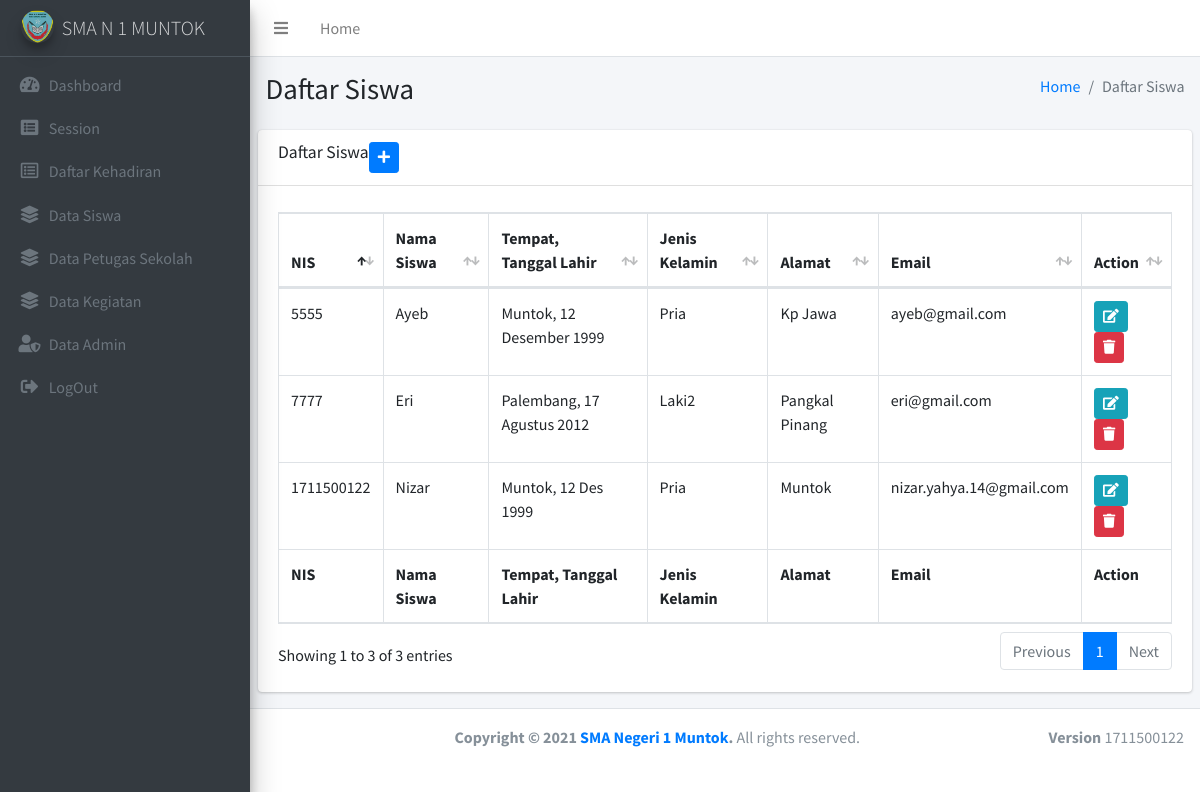
/index.php/siswa, run on the app's committed database.
### tables this page shows
CREATE TABLE `siswa` (
  `id_swa` int(11) NOT NULL,
  `nis` varchar(50) NOT NULL,
  `nama` varchar(100) NOT NULL,
  `email` varchar(100) NOT NULL,
  `password` varchar(50) NOT NULL,
  `ttl` varchar(50) NOT NULL,
  `jeniskelamin` varchar(20) NOT NULL,
  `alamat` varchar(120) NOT NULL
);

### application/controllers/Siswa.php (called while the page is built, shortened)
<?php
class Siswa extends CI_Controller
{
    public function __construct()
    {
        $this->load->model("siswa_model");
    }
    public function index()
    {
        $data["siswas"] = $this->siswa_model->getAll();
        $this->load->view("admin/siswa/listSiswa", $data);
    }
}

### index.php (called while the page is built, shortened)
<?php
require_once BASEPATH.'core/CodeIgniter.php';

### application/models/Siswa_model.php (called while the page is built, shortened)
<?php
class Siswa_model extends CI_Model
{
    private $_table = "siswa";
    public function getAll()
    {
        return $this->db->get($this->_table)->result();
    }
}

### application/views/admin/siswa/listSiswa.php (the view, shortened to what this page needs)
<!DOCTYPE html>
<html>
<head>
</head>
<body class="hold-transition sidebar-mini layout-fixed">
<div class="wrapper">
    <div class="content-wrapper">
        <section class="content-header">
            <div class="container-fluid">
                <div class="row mb-2">
                    <div class="col-sm-6">
                        <h1>Daftar Siswa </h1>
                    </div>
                    <div class="col-sm-6">
                        <ol class="breadcrumb float-sm-right">
                            <li class="breadcrumb-item"><a href="#">Home</a></li>
                            <li class="breadcrumb-item active">Daftar Siswa</li>
                        </ol>
                    </div>
                </div>
            </div>
        </section>
        <section class="content">
            <div class="row">
                <div class="col-12">
                    <div class="card">
                        <div class="card-header">
                            <h3 class="card-title">Daftar Siswa</h3>
                            <a href="<?= site_url('siswa/toadd') ?>" class="btn btn-primary btn-sm" title="tambah data siswa"><i class="fas fa-plus"></i></a>
                        </div>
                        <div class="card-body">
                            <table id="example2" class="table table-bordered table-hover">
                                <thead>
                                    <tr>
                                        <th>NIS </th>
                                        <th>Nama Siswa</th>
                                        <th>Tempat, Tanggal Lahir</th>
                                        <th>Jenis Kelamin</th>
                                        <th>Alamat</th>
                                        <th>Email</th>
                                        <th>Action</th>
                                    </tr>
                                </thead>
                                <tbody>
                                    <?php foreach ($siswas as $siswa): ?>
                                    <tr>
                                        <td><?= $siswa->nis ?></td>
                                        <td><?= $siswa->nama ?></td>
                                        <td><?= $siswa->ttl ?></td>
                                        <td><?= $siswa->jeniskelamin ?></td>
                                        <td><?= $siswa->alamat ?></td>
                                        <td><?= $siswa->email ?></td>
                                        <td>
                                            <a href="<?= site_url('siswa/toedit/'.$siswa->id_swa) ?>" class="btn btn-info btn-sm" title="edit"><i class="fas fa-edit"></i></a>
                                            <a href="<?= site_url('siswa/delete/'.$siswa->id_swa) ?>" class="btn btn-danger btn-sm" title="delete"><i class="fas fa-trash"></i></a>
                                        </td>
                                    </tr>
                                    <?php endforeach; ?>
                                </tbody>
                                <tfoot>
                                    <tr>
                                    <th>NIS </th>
                                    <th>Nama Siswa</th>
                                    <th>Tempat, Tanggal Lahir</th>
                                   <th>Jenis Kelamin</th>
                                        <th>Alamat</th>
                                        <th>Email</th>
                                        <th>Action</th>
                                    </tr>
                                </tfoot>
                            </table>
                        </div>
                    </div>
                </div>
            </div>
        </section>
    </div>
</body>
</html>

### data on the page
siswa: nis "5555", nama "Ayeb", ttl "Muntok, 12 Desember 1999", jeniskelamin "Pria", alamat "Kp Jawa", email "ayeb@gmail.com"
siswa: nis "7777", nama "Eri", ttl "Palembang, 17 Agustus 2012", jeniskelamin "Laki2", alamat "Pangkal Pinang", email "eri@gmail.com"
siswa: nis "1711500122", nama "Nizar", ttl "Muntok, 12 Des 1999", jeniskelamin "Pria", alamat "Muntok", email "nizar.yahya.14@gmail.com"
